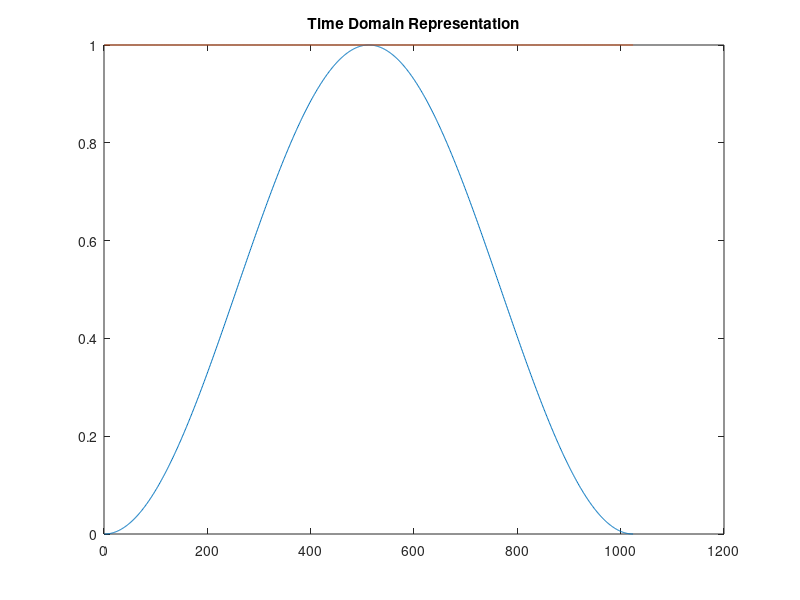
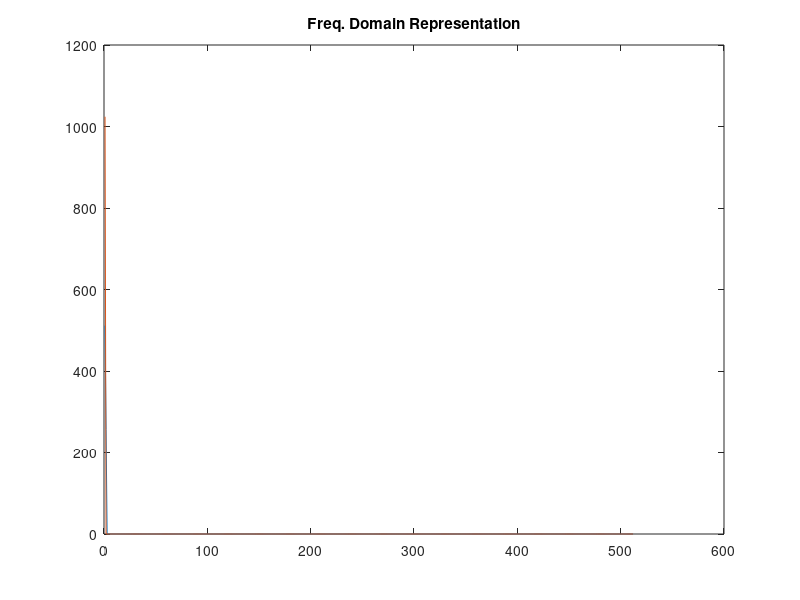

Recreate these plots in MATLAB, in order.
len = 1024;

hann = window(@hann, len);
hannFFT = fft(hann);
hannAbsFFT = abs(hannFFT(1:len/2));


rect = ones(len, 1);
rectFFT = fft(rect);
rectAbsFFT = abs(rectFFT(1:len/2));

figure

plot(hann);
title('Time Domain Representation');
hold on

plot(rect);

hold off

figure

plot(hannAbsFFT)
title('Freq. Domain Representation');
hold on

plot(rectAbsFFT)

hold off